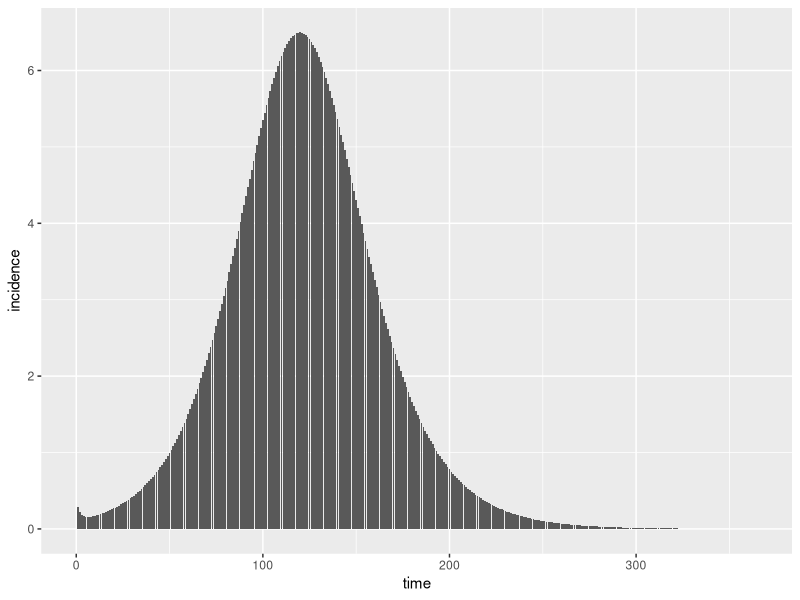
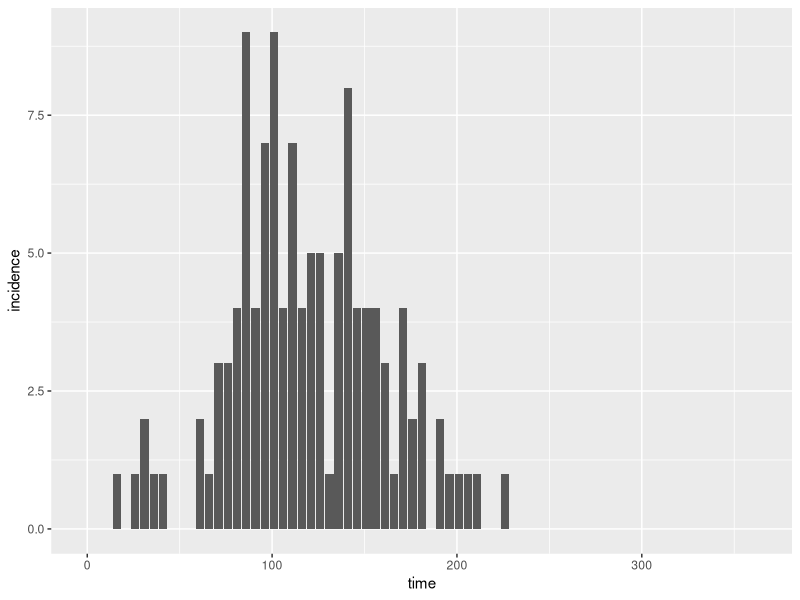
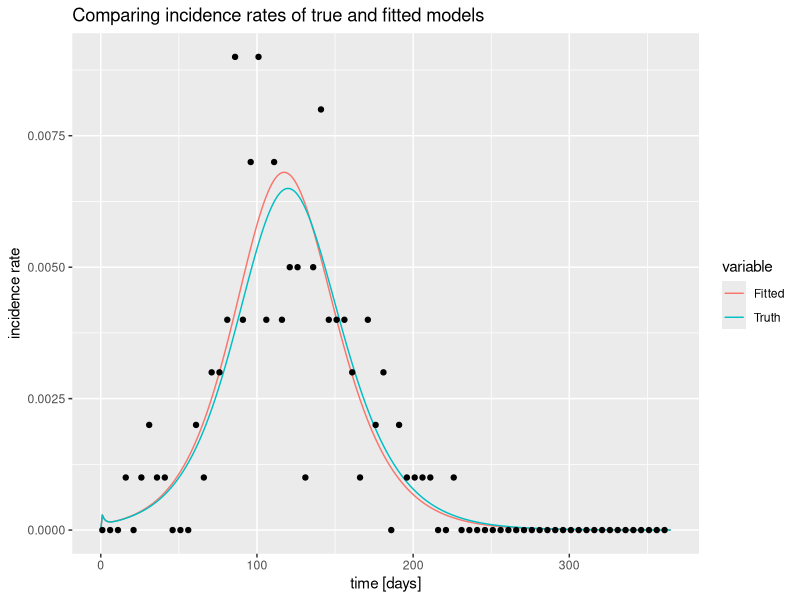
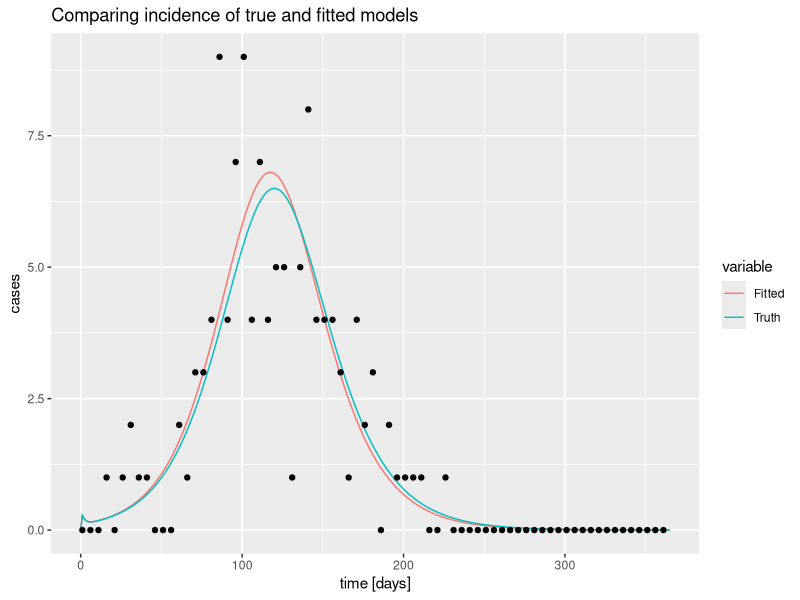
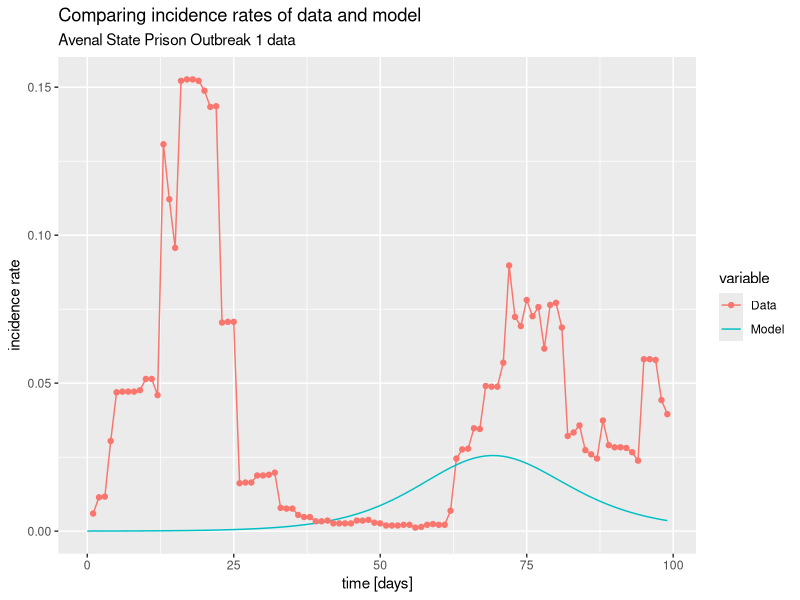
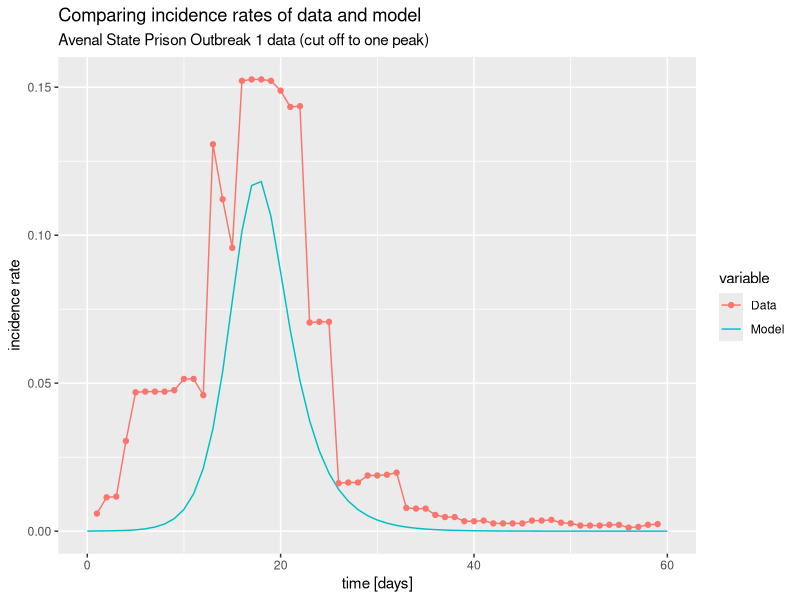

Reproduce these figures in R, in order.
##################################################################################
##################################################################################
# an R script to estimate R0 using an SEIR model
#
# Project: COVID in Prisons, ICI3D MMED 2023
#
##################################################################################

# Load packages -----------------------------------------------------------

require(boot); require(deSolve); require(ellipse); require(tidyverse); require(data.table)

# Parameters --------------------------------------------------------------

## Parameters for SEIR model
## to be passed as default parameters to disease_params()
latentPeriod <- 3        # days (from literature)
infectiousPeriod <- 7    # days (from literature)

# Functions ---------------------------------------------------------------

## Function that makes a list of disease parameters with default values ##
## Default values are defined above in the Parameters section

disease_params <- function(R0,                         # basic reproduction number, must be specified
                           gamma = 1/infectiousPeriod, # rate of removal
                           sigma = 1/latentPeriod)     # rate of progression
{
  return(as.list(environment()))
}

## Function that makes a vector of initial state variable conditions ##
## N0 (initial population value) as argument

init_cond <- function(N0) {
  init <- c(S = N0 - 1,  # susceptible
            E = 1,       # exposed
            I = 0,       # infected
            X = 0,       # removed
            C = 0)       # cumulative cases
  
  return(init)
}

## Function defining the SEIR (SEIXC) model ##
## 'X' is used instead of 'R' to avoid confusion with R, the reproduction number
## 'C' is an added compartment that calculates the cumulative infected cases per
## time step The difference between 'C' at time t and t-1 will be the incidence
##
## Overall, this model is a standard deterministic SEIR model with no births,
## deaths, introductions, replenishment of susceptibles, etc.
seixc <- function(tt, yy, parms) with(c(parms,as.list(yy)), {
  
  ## State variables are: S, E, I, X
  N <- S + E + I + X                ## total population
  beta <- R0*gamma                  ## Infectious contact rate
  forceOfInfection <- beta*I/N   
  
  ## state variable derivatives (ODE system)
  deriv <- rep(NA,5)
  deriv[1] <-	-forceOfInfection*S                    # dSdt
  deriv[2] <-	forceOfInfection*S - sigma*E           # dEdt
  deriv[3] <-	sigma*E - gamma*I                      # dIdt
  deriv[4] <-	gamma*I                                # dXdt
  deriv[5] <- sigma*E                                # cumulative cases
  return(list(deriv))
})

## Function to run the deterministic model simulation, based on the ODE system defined in seixc() ##
## This function outputs a dataframe with the following variables:
## time - timestep
## S, E, I, X, C - number of individuals in each compartment per timestep
## N - total population
## incidence - the number of incident cases, calculated as the difference in C over each time step
## inc_rate - the incidence rate (incidence/N) per time step
simEpidemic <- function(init, tseq, modFunction=seixc, parms = disease_params()) {
  modDat <- as.data.frame(lsoda(init, tseq, modFunction, parms=parms))
  modDat$N <- rowSums(modDat[, c('S','E','I','X')])  # total outbreak population
  modDat$incidence <- c(0,diff(modDat$C))           # incident cases (difference in S over each time step)
  modDat$inc_rate <- with(modDat, incidence/N)       # incidence rate based on total population N
  return(modDat)
}

## Function to create simulated data using the model ##
## From a simulated epidemic, measure the incidence proportion at several time points by drawing
## cross-sectional samples of individuals at each time, testing them, and then calculating sample
## incidence proportion and associated binomial confidence intervals. The incidence per time
## step will then be calculated from the difference in exposed between each time step.
##
## This function be used to generate simulated data for testing the model and optimization functions.

sampleEpidemic <- function(modDat                                      # Simulated "data" which we treat as real 
                           , sampleDates = seq(1, 365, by = 5)         # Sample every 5 days for 1 year
                           , N = rep(1000, length(sampleDates))     # Number of individuals sampled at each time point
){
  inc_rate_at_sample_times <- modDat[modDat$time %in% sampleDates, 'inc_rate']
  inc <- rbinom(length(N), N, inc_rate_at_sample_times)
  lci <- mapply(function(x,n) binom.test(x,n)$conf.int[1], x = inc, n = N)
  uci <- mapply(function(x,n) binom.test(x,n)$conf.int[2], x = inc, n = N)    
  return(data.frame(time = sampleDates, incidence = inc, N, samp_inc_rate =  inc/N,
                    lci = lci, uci = uci))
}

## Function to calculate negative log-likelihood ## 
## This will be passed to the objective function, which will be passed to optim()
nllikelihood <- function(parms, obsDat, init, tseq) {
  modDat <- simEpidemic(init, parms=parms, tseq)
  ## What are the rows from our simulation at which we have observed data?
  matchedTimes <- modDat$time %in% obsDat$time
  nlls <- -dbinom(obsDat$incidence,                     # incident cases of observed data
                  obsDat$N,                             # total population at timepoints of observed data
                  prob = modDat$inc_rate[matchedTimes], # incidence rate from model data
                  log = T)
  return(sum(nlls))
}

## Function to combine guess (fit parameters) and fixed parameters ##
## This will be used within the objective function for calculating the least
## squares statistic.
subsParms <- function(fit.params, fixed.params=disease_params())
  within(fixed.params, {
    loggedParms <- names(fit.params)[grepl('log_', names(fit.params))]
    unloggedParms <- names(fit.params)[!grepl('log_', names(fit.params))]        
    for(nm in unloggedParms) assign(nm, as.numeric(fit.params[nm]))
    for(nm in loggedParms) assign(gsub('log_','',nm), exp(as.numeric(fit.params[nm])))
    rm(nm, loggedParms, unloggedParms)
  })

## Objective function to be passed to optim() for parameter estimation ##
## Make the objective function a function of fixed and fitted parameters
objFXN <- function(fit.params                        # paramters to fit
                   , fixed.params = disease_params() # fixed paramters
                   , obsDat                          # observed data
                   , init
                   , tseq) {                 
  parms <- subsParms(fit.params, fixed.params)
  nllikelihood(parms, obsDat = obsDat, init=init, tseq = tseq)  # then nllikelihood
}

# Test the functions with simulated data ----------------------------------

## Generate simulated data by sampling from model-generated data
trueParms <- disease_params(R0 = 1.5)                  # Default model parameters
init.pop <- init_cond(N0 = 1000)               # initial population of 1000 people
time.out <- seq(0, 365, 1)                     # range of timepoints for model time series

modDat <- simEpidemic(init.pop, parms = trueParms, tseq = time.out) # Simulated epidemic (underlying process)
ggplot(modDat, aes(x = time, y = incidence)) + geom_col()           # quick look at the model incidence

set.seed(1)                                           # Initiate the random number generator
myDat <- sampleEpidemic(modDat)                       # Simulate data from the sampling process (substitute to REAL DATA)
ggplot(myDat, aes(x=time, y=incidence)) + geom_col()  # quick look at the simulated incidence

## Use optim to estimate R0
## Use only SANN for now, for testing purposes
optim.vals <- optim(par = c(log_R0 = log(1))
                    , objFXN
                    , fixed.params = disease_params()  # defined at top of script
                    , obsDat = myDat
                    , init = init.pop
                    , tseq = time.out
                    , control = list(trace = 3, maxit = 150)
                    , method = "SANN")


## View the R0 estimate
exp(unname(optim.vals$par))  # estimate from simulated data
trueParms['R0']              # true value
## The true R0 and estimated R0 are close in value

## Simulate an epidemic using the R0 estimate (fitDat)
fitDat <- simEpidemic(init = init.pop, tseq = time.out, parms = subsParms(optim.vals$par, trueParms))

## Visually compare incidence rates of fitDat and modDat (the true underlying process)
df <- rbind(modDat = modDat %>% 
              mutate(variable = "modDat"),
            fitDat = fitDat %>% 
              mutate(variable = "fitDat"))

ggplot(df, aes(x = time, y = inc_rate, color = variable))+
  geom_line() +
  geom_point(data = myDat, mapping=aes(x = time, y=samp_inc_rate), color = "black") +
  #  geom_ribbon(data = myDat, mapping=aes(x = time, y = samp_inc_rate, ymin=lci, ymax=uci), color = NA, fill = "black", alpha = 0.2) +
  labs(title = "Comparing incidence rates of true and fitted models",
       x= "time [days]",
       y= "incidence rate") +
  scale_color_discrete(labels = c("Fitted","Truth"))
#  theme(text = element_text(size = 18))

## Visually compare incidence (cases) of fitDat and modDat (the true underlying process)

ggplot(df, aes(x = time, y = incidence, color = variable))+
  geom_line() +
  geom_point(data = myDat, mapping=aes(x = time, y=incidence), color = "black") +
  labs(title = "Comparing incidence of true and fitted models",
       x= "time [days]",
       y= "cases") +
  scale_color_discrete(labels = c("Fitted","Truth"))

## As expected, the output of the above two plots are about the same

# Estimate R0 with actual data --------------------------------------------

## Import and wrangle dataset
all.data <- read_csv("new_cases_per_day.csv")

## Extract one outbreak: Avenal State Prison (ASP) Outbreak 1
fixed.N0 <- 4200  # initial population of prison
ASP.1.data <- all.data %>%
  filter(Facility_Outbreak == "Avenal State Prison (ASP) Outbreak 1") %>%
  select(Date, Daily_New_Cases) %>% 
  rename(incidence = Daily_New_Cases) %>% 
  mutate(inc_rate = incidence/fixed.N0) %>% 
  mutate(time = as.integer(-((Date[1]-1) - Date))) %>%
  mutate(N = rep(fixed.N0, nrow(.))) %>% 
  filter(time < 100)

ASP.1.data

## Define time sequence and initial conditions
time.out2 <- seq(0, 99, 1)
init.prison <- init_cond(N0 = fixed.N0)

## Use optim to estimate R0
prison.estim <- optim(par = c(log_R0 = log(1))
                      , objFXN
                      , fixed.params = disease_params()  # defined at top of script
                      , obsDat = ASP.1.data
                      , init = init.prison
                      , tseq = time.out2
                      , control = list(trace = 3, maxit = 150)
                      , method = "SANN")


## View the R0 estimate
(R0.prison <- exp(unname(prison.estim$par)))  # estimate from prison data

## Run the SEIR model with the R0 estimate
prison.ts <- simEpidemic(init.prison, time.out2, seixc, disease_params(R0 = R0.prison))

## Visually compare incidence rates of the model and actual data

df <- rbind(ASP.1.data %>% 
              select(-Date) %>% 
              mutate(variable = "ASP.1.data"),
            prison.ts %>% 
              select(incidence, inc_rate, time, N) %>% 
              mutate(variable = "prison.ts"))

ggplot(df, aes(x = time, y = inc_rate, color = variable))+
  geom_line() +
  geom_point(data = subset(df, df$variable == "ASP.1.data"), mapping=aes(x = time, y=inc_rate, color = variable)) +
  labs(title = "Comparing incidence rates of data and model",
       subtitle = "Avenal State Prison Outbreak 1 data",
       x= "time [days]",
       y= "incidence rate") +
  scale_color_discrete(labels = c("Data","Model"))
#  theme(text = element_text(size = 18))

## The model incidence and actual incidence clearly do not fit well based on
## visual inspection. The model cannot match the data incidence with two peaks.
## Let's try to cut the data to only include the initial peak, and then assess
## model performance.

ASP.1.data.cut <- ASP.1.data %>%
  filter(time < 60)  # cutoff at day 60 of outbreak

time.out3 <- seq(0, 60, 1)

prison.estim.cut <- optim(par = c(log_R0 = log(1))
                          , objFXN
                          , fixed.params = disease_params()  # defined at top of script
                          , obsDat = ASP.1.data.cut
                          , init = init.prison
                          , tseq = time.out3
                          , control = list(trace = 3, maxit = 150)
                          , method = "SANN")


## View the R0 estimate
(R0.prison.cut <- exp(unname(prison.estim.cut$par)))  # estimate from prison data

## Run the SEIR model with the R0 estimate

prison.ts.cut <- simEpidemic(init.prison, time.out3, seixc, disease_params(R0 = R0.prison.cut))

## Visually compare incidence rates of the model and actual data

df2 <- rbind(ASP.1.data.cut %>% 
               select(-Date) %>% 
               mutate(variable = "ASP.1.data.cut"),
             prison.ts.cut %>% 
               select(incidence, inc_rate, time, N) %>% 
               mutate(variable = "prison.ts.cut"))

ggplot(df2, aes(x = time, y = inc_rate, color = variable))+
  geom_line() +
  geom_point(data = subset(df2, df2$variable == "ASP.1.data.cut"), mapping=aes(x = time, y=inc_rate, color = variable)) +
  labs(title = "Comparing incidence rates of data and model",
       subtitle = "Avenal State Prison Outbreak 1 data (cut off to one peak)",
       x= "time [days]",
       y= "incidence rate") +
  scale_color_discrete(labels = c("Data","Model"))
#  theme(text = element_text(size = 18))

## The model is somewhat closer to the data in shape, but still not a good fit.
## 
## > Model needs additional processes or compartments?
## > Initial conditions must be changed?
## > Errors in the code?
## > ...
